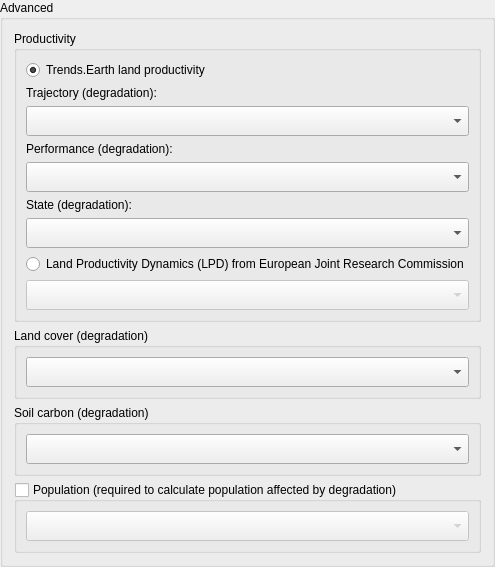
            <widget class="QgsCollapsibleGroupBox" name="advanced_configuration_baseline">
             <property name="styleSheet">
              <string notr="true">QgsCollapsibleGroupBoxBasic::title, QgsCollapsibleGroupBox::title {  subcontrol-origin: margin;  subcontrol-position: top left;  margin-left: 20px;  margin-right: 5px;  left: 0px;  top: 2px; }QgsCollapsibleGroupBoxBasic::title, QgsCollapsibleGroupBox::title {  subcontrol-origin: margin;  subcontrol-position: top left;  margin-left: 20px;  margin-right: 5px;  left: 0px;  top: 2px;}QgsCollapsibleGroupBoxBasic::title, QgsCollapsibleGroupBox::title {  subcontrol-origin: margin;  subcontrol-position: top left;  margin-left: 20px;  margin-right: 5px;  left: 0px;  top: 2px;}QgsCollapsibleGroupBoxBasic::title, QgsCollapsibleGroupBox::title {  subcontrol-origin: margin;  subcontrol-position: top left;  margin-left: 20px;  margin-right: 5px;  left: 0px;  top: 2px;}QgsCollapsibleGroupBoxBasic::title, QgsCollapsibleGroupBox::title {  subcontrol-origin: margin;  subcontrol-position: top left;  margin-left: 20px;  margin-right: 5px;  left: 0px;  top: 2px;}QgsCollapsibleGroupBoxBasic::title, QgsCollapsibleGroupBox::title {  subcontrol-origin: margin;  subcontrol-position: top left;  margin-left: 20px;  margin-right: 5px;  left: 0px;  top: 2px;}QgsCollapsibleGroupBoxBasic::title, QgsCollapsibleGroupBox::title {  subcontrol-origin: margin;  subcontrol-position: top left;  margin-left: 20px;  margin-right: 5px;  left: 0px;  top: 2px;}QgsCollapsibleGroupBoxBasic::title, QgsCollapsibleGroupBox::title {  subcontrol-origin: margin;  subcontrol-position: top left;  margin-left: 20px;  margin-right: 5px;  left: 0px;  top: 2px;}QgsCollapsibleGroupBoxBasic::title, QgsCollapsibleGroupBox::title {  subcontrol-origin: margin;  subcontrol-position: top left;  margin-left: 20px;  margin-right: 5px;  left: 0px;  top: 2px;}QgsCollapsibleGroupBoxBasic::title, QgsCollapsibleGroupBox::title {  subcontrol-origin: margin;  subcontrol-position: top left;  margin-left: 20px;  margin-right: 5px;  left: 0px;  top: 2px;}QgsCollapsibleGroupBoxBasic::title, QgsCollapsibleGroupBox::title {  subcontrol-origin: margin;  subcontrol-position: top left;  margin-left: 20px;  margin-right: 5px;  left: 0px;  top: 1px;}QgsCollapsibleGroupBoxBasic::title, QgsCollapsibleGroupBox::title {  subcontrol-origin: margin;  subcontrol-position: top left;  margin-left: 20px;  margin-right: 5px;  left: 0px;  top: 1px;}QgsCollapsibleGroupBoxBasic::title, QgsCollapsibleGroupBox::title {  subcontrol-origin: margin;  subcontrol-position: top left;  margin-left: 20px;  margin-right: 5px;  left: 0px;  top: 1px;}QgsCollapsibleGroupBoxBasic::title, QgsCollapsibleGroupBox::title {  subcontrol-origin: margin;  subcontrol-position: top left;  margin-left: 20px;  margin-right: 5px;  left: 0px;  top: 1px;}QgsCollapsibleGroupBoxBasic::title, QgsCollapsibleGroupBox::title {  subcontrol-origin: margin;  subcontrol-position: top left;  margin-left: 20px;  margin-right: 5px;  left: 0px;  top: 1px;}QgsCollapsibleGroupBoxBasic::title, QgsCollapsibleGroupBox::title {  subcontrol-origin: margin;  subcontrol-position: top left;  margin-left: 20px;  margin-right: 5px;  left: 0px;  top: 1px;} QgsCollapsibleGroupBoxBasic { border: none; }</string>
             </property>
             <property name="title">
              <string>Advanced</string>
             </property>
             <property name="checkable">
              <bool>false</bool>
             </property>
             <property name="collapsed">
              <bool>true</bool>
             </property>
             <layout class="QVBoxLayout" name="verticalLayout_5">
              <item>
               <widget class="QGroupBox" name="groupBox">
                <property name="sizePolicy">
                 <sizepolicy hsizetype="Preferred" vsizetype="Minimum">
                  <horstretch>0</horstretch>
                  <verstretch>0</verstretch>
                 </sizepolicy>
                </property>
                <property name="maximumSize">
                 <size>
                  <width>16777215</width>
                  <height>16777215</height>
                 </size>
                </property>
                <property name="font">
                 <font>
                  <weight>50</weight>
                  <bold>false</bold>
                 </font>
                </property>
                <property name="title">
                 <string>Productivity</string>
                </property>
                <layout class="QGridLayout" name="gridLayout">
                 <item row="2" column="0">
                  <widget class="QRadioButton" name="radio_te_prod_baseline">
                   <property name="text">
                    <string>Trends.Earth land productivity</string>
                   </property>
                   <property name="checked">
                    <bool>true</bool>
                   </property>
                  </widget>
                 </item>
                 <item row="3" column="0">
                  <widget class="QLabel" name="combo_layer_traj_label">
                   <property name="enabled">
                    <bool>true</bool>
                   </property>
                   <property name="font">
                    <font>
                     <weight>50</weight>
                     <bold>false</bold>
                    </font>
                   </property>
                   <property name="text">
                    <string>Trajectory (degradation):</string>
                   </property>
                  </widget>
                 </item>
                 <item row="4" column="0">
                  <widget class="WidgetDataIOSelectTELayerExisting" name="combo_layer_traj_baseline">
                   <property name="enabled">
                    <bool>true</bool>
                   </property>
                   <property name="sizePolicy">
                    <sizepolicy hsizetype="Expanding" vsizetype="Minimum">
                     <horstretch>0</horstretch>
                     <verstretch>0</verstretch>
                    </sizepolicy>
                   </property>
                   <property name="minimumSize">
                    <size>
                     <width>0</width>
                     <height>30</height>
                    </size>
                   </property>
                   <property name="layer_type" stdset="0">
                    <string notr="true">Productivity trajectory (significance)</string>
                   </property>
                  </widget>
                 </item>
                 <item row="5" column="0">
                  <widget class="QLabel" name="combo_layer_perf_label">
                   <property name="enabled">
                    <bool>true</bool>
                   </property>
                   <property name="font">
                    <font>
                     <weight>50</weight>
                     <bold>false</bold>
                    </font>
                   </property>
                   <property name="text">
                    <string>Performance (degradation):</string>
                   </property>
                  </widget>
                 </item>
                 <item row="6" column="0">
                  <widget class="WidgetDataIOSelectTELayerExisting" name="combo_layer_perf_baseline">
                   <property name="enabled">
                    <bool>true</bool>
                   </property>
                   <property name="sizePolicy">
                    <sizepolicy hsizetype="Expanding" vsizetype="Minimum">
                     <horstretch>0</horstretch>
                     <verstretch>0</verstretch>
                    </sizepolicy>
                   </property>
                   <property name="minimumSize">
                    <size>
                     <width>0</width>
                     <height>30</height>
                    </size>
                   </property>
                   <property name="layer_type" stdset="0">
                    <string notr="true">Productivity performance (degradation)</string>
                   </property>
                  </widget>
                 </item>
                 <item row="8" column="0">
                  <widget class="WidgetDataIOSelectTELayerExisting" name="combo_layer_state_baseline">
                   <property name="enabled">
                    <bool>true</bool>
                   </property>
                   <property name="sizePolicy">
                    <sizepolicy hsizetype="Expanding" vsizetype="Minimum">
                     <horstretch>0</horstretch>
                     <verstretch>0</verstretch>
                    </sizepolicy>
                   </property>
                   <property name="minimumSize">
                    <size>
                     <width>0</width>
                     <height>30</height>
                    </size>
                   </property>
                   <property name="layer_type" stdset="0">
                    <string notr="true">Productivity state (degradation)</string>
                   </property>
                  </widget>
                 </item>
                 <item row="9" column="0">
                  <widget class="QRadioButton" name="radio_lpd_jrc_baseline">
                   <property name="enabled">
                    <bool>true</bool>
                   </property>
                   <property name="text">
                    <string>Land Productivity Dynamics (LPD) from European Joint Research Commission</string>
                   </property>
                   <property name="checked">
                    <bool>false</bool>
                   </property>
                  </widget>
                 </item>
                 <item row="10" column="0">
                  <widget class="WidgetDataIOSelectTELayerImport" name="combo_layer_lpd_baseline">
                   <property name="enabled">
                    <bool>false</bool>
                   </property>
                   <property name="sizePolicy">
                    <sizepolicy hsizetype="Preferred" vsizetype="Minimum">
                     <horstretch>0</horstretch>
                     <verstretch>0</verstretch>
                    </sizepolicy>
                   </property>
                   <property name="minimumSize">
                    <size>
                     <width>0</width>
                     <height>30</height>
                    </size>
                   </property>
                   <property name="layer_type" stdset="0">
                    <string notr="true">Land Productivity Dynamics (LPD)</string>
                   </property>
                  </widget>
                 </item>
                 <item row="7" column="0">
                  <widget class="QLabel" name="combo_layer_state_label">
                   <property name="enabled">
                    <bool>true</bool>
                   </property>
                   <property name="sizePolicy">
                    <sizepolicy hsizetype="Preferred" vsizetype="Minimum">
                     <horstretch>0</horstretch>
                     <verstretch>0</verstretch>
                    </sizepolicy>
                   </property>
                   <property name="font">
                    <font>
                     <weight>50</weight>
                     <bold>false</bold>
                    </font>
                   </property>
                   <property name="text">
                    <string>State (degradation):</string>
                   </property>
                  </widget>
                 </item>
                </layout>
               </widget>
              </item>
              <item>
               <widget class="QGroupBox" name="groupBox_2">
                <property name="sizePolicy">
                 <sizepolicy hsizetype="Preferred" vsizetype="Minimum">
                  <horstretch>0</horstretch>
                  <verstretch>0</verstretch>
                 </sizepolicy>
                </property>
                <property name="minimumSize">
                 <size>
                  <width>0</width>
                  <height>0</height>
                 </size>
                </property>
                <property name="maximumSize">
                 <size>
                  <width>16777215</width>
                  <height>16777215</height>
                 </size>
                </property>
                <property name="font">
                 <font>
                  <weight>50</weight>
                  <bold>false</bold>
                 </font>
                </property>
                <property name="title">
                 <string>Land cover (degradation)</string>
                </property>
                <layout class="QVBoxLayout" name="verticalLayout_6">
                 <item>
                  <widget class="WidgetDataIOSelectTELayerExisting" name="combo_layer_lc_baseline">
                   <property name="sizePolicy">
                    <sizepolicy hsizetype="Expanding" vsizetype="Minimum">
                     <horstretch>0</horstretch>
                     <verstretch>0</verstretch>
                    </sizepolicy>
                   </property>
                   <property name="minimumSize">
                    <size>
                     <width>0</width>
                     <height>30</height>
                    </size>
                   </property>
                   <property name="layer_type" stdset="0">
                    <string notr="true">Land cover (degradation)</string>
                   </property>
                  </widget>
                 </item>
                </layout>
               </widget>
              </item>
              <item>
               <widget class="QGroupBox" name="groupBox_3">
                <property name="enabled">
                 <bool>true</bool>
                </property>
                <property name="sizePolicy">
                 <sizepolicy hsizetype="Preferred" vsizetype="Minimum">
                  <horstretch>0</horstretch>
                  <verstretch>0</verstretch>
                 </sizepolicy>
                </property>
                <property name="maximumSize">
                 <size>
                  <width>16777215</width>
                  <height>16777215</height>
                 </size>
                </property>
                <property name="font">
                 <font>
                  <weight>50</weight>
                  <bold>false</bold>
                 </font>
                </property>
                <property name="title">
                 <string>Soil carbon (degradation)</string>
                </property>
                <layout class="QVBoxLayout" name="verticalLayout_7">
                 <item>
                  <widget class="WidgetDataIOSelectTELayerExisting" name="combo_layer_soc_baseline">
                   <property name="sizePolicy">
                    <sizepolicy hsizetype="Expanding" vsizetype="Minimum">
                     <horstretch>0</horstretch>
                     <verstretch>0</verstretch>
                    </sizepolicy>
                   </property>
                   <property name="minimumSize">
                    <size>
                     <width>275</width>
                     <height>30</height>
                    </size>
                   </property>
                   <property name="layer_type" stdset="0">
                    <string notr="true">Soil organic carbon (degradation)</string>
                   </property>
                  </widget>
                 </item>
                </layout>
               </widget>
              </item>
              <item>
               <widget class="QGroupBox" name="groupBox_combos_baseline_population">
                <property name="enabled">
                 <bool>true</bool>
                </property>
                <property name="sizePolicy">
                 <sizepolicy hsizetype="Preferred" vsizetype="Minimum">
                  <horstretch>0</horstretch>
                  <verstretch>0</verstretch>
                 </sizepolicy>
                </property>
                <property name="maximumSize">
                 <size>
                  <width>16777215</width>
                  <height>16777215</height>
                 </size>
                </property>
                <property name="font">
                 <font>
                  <weight>50</weight>
                  <bold>false</bold>
                 </font>
                </property>
                <property name="styleSheet">
                 <string notr="true"/>
                </property>
                <property name="title">
                 <string>Population (required to calculate population affected by degradation)</string>
                </property>
                <property name="checkable">
                 <bool>true</bool>
                </property>
                <property name="checked">
                 <bool>false</bool>
                </property>
                <layout class="QVBoxLayout" name="verticalLayout_14">
                 <item>
                  <widget class="WidgetDataIOSelectTELayerExisting" name="combo_layer_population_baseline">
                   <property name="sizePolicy">
                    <sizepolicy hsizetype="Expanding" vsizetype="Minimum">
                     <horstretch>0</horstretch>
                     <verstretch>0</verstretch>
                    </sizepolicy>
                   </property>
                   <property name="minimumSize">
                    <size>
                     <width>275</width>
                     <height>30</height>
                    </size>
                   </property>
                   <property name="layer_type" stdset="0">
                    <string notr="true">Population (density, persons per sq km / 10)</string>
                   </property>
                  </widget>
                 </item>
                </layout>
               </widget>
              </item>
             </layout>
            </widget>
